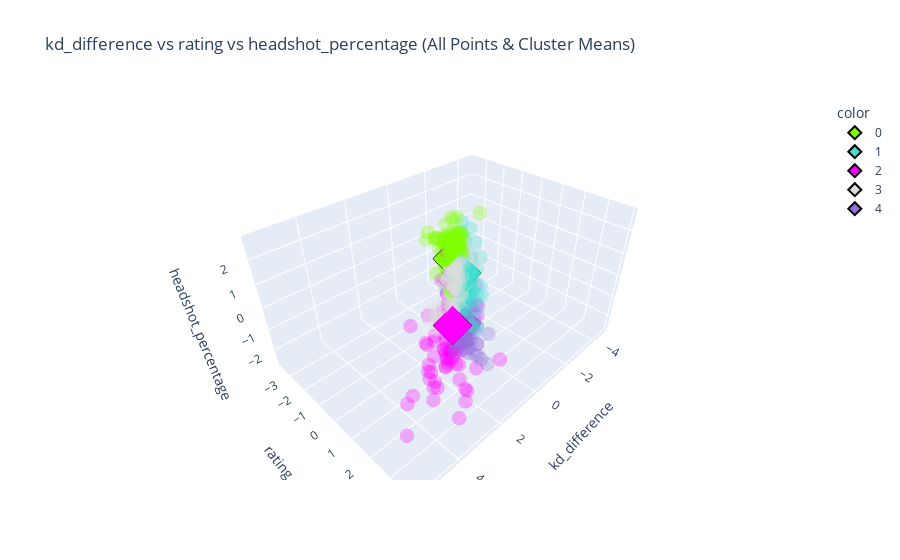
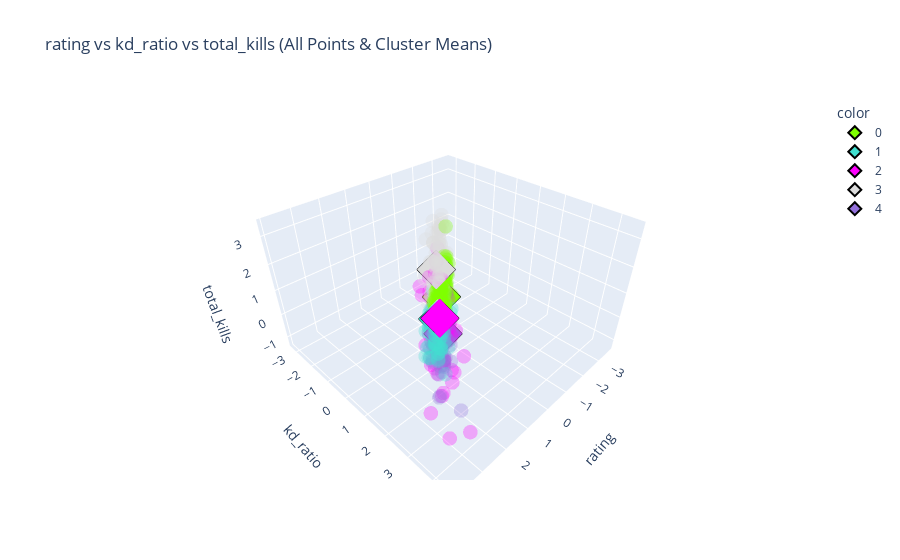
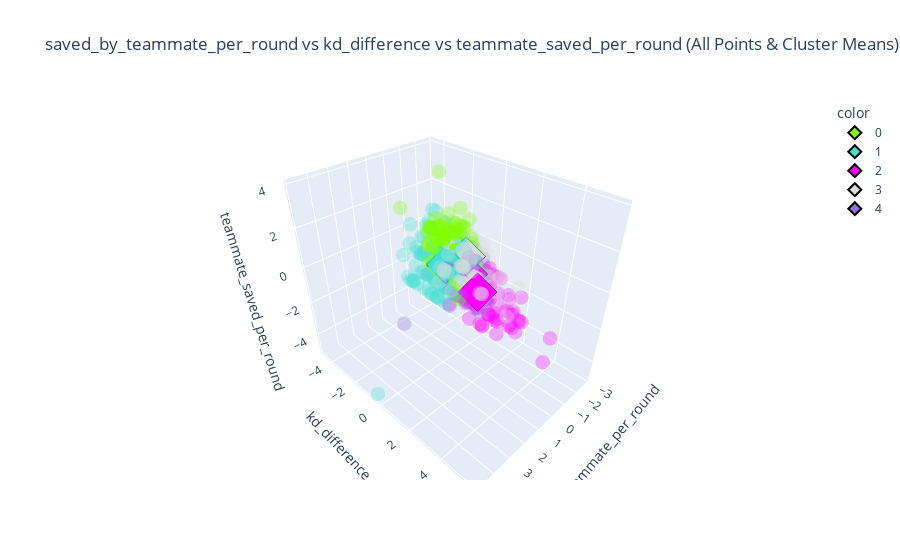
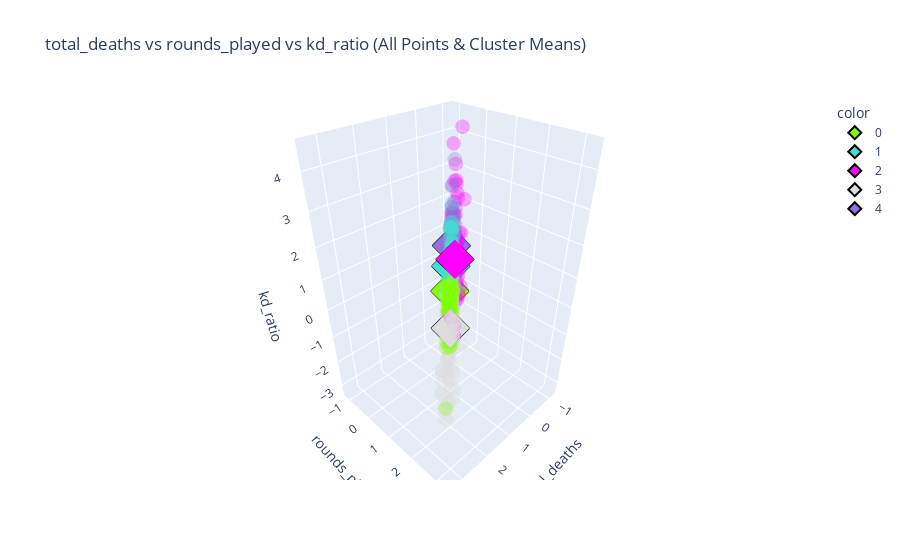

Notebook code cell kept with these figures, in order:
### Code cell
# Feature combinations list
feature_combinations = [
    ('kd_difference', 'rating', 'headshot_percentage'),
    ('rating', 'kd_ratio', 'total_kills'),
    ('saved_by_teammate_per_round',  'kd_difference', 'teammate_saved_per_round'),
    ('total_deaths', 'rounds_played', 'kd_ratio'),
    ('headshot_percentage', 'assists_per_round', 'grenade_damage_per_round')
]

# Group by 'cluster' and calculate the mean for each feature
median_df = data.groupby('cluster').median().reset_index()

# Define a consistent color map for the clusters
cluster_color_map = {
    '0': 'chartreuse',  
    '1': 'turquoise',  
    '2': 'fuchsia',
    '3': 'gainsboro',
    '4': 'mediumpurple',
}


# Loop over feature combinations and create 3D scatter plots
for combination in feature_combinations:
    x_feature, y_feature, z_feature = combination
    
    # Create 3D scatter plot for all points without legend
    fig = px.scatter_3d(data, 
                        x=x_feature, 
                        y=y_feature, 
                        z=z_feature,
                        color=data['cluster'].astype(str),  # Color based on cluster
                        title=f'{x_feature} vs {y_feature} vs {z_feature} (All Points & Cluster Means)',
                        labels={x_feature: x_feature, y_feature: y_feature, z_feature: z_feature},
                        opacity=0.3,
                        category_orders={'cluster': ['0', '1', '2','3','4']},
                        color_discrete_map=cluster_color_map)  # Apply the color map to individual points
    
    # Remove legend for the first scatter plot (individual points)
    fig.update_traces(showlegend=False,marker=dict(size=5))
    
    # Add the mean values as a separate trace (with larger, distinct markers)
    fig_mean = px.scatter_3d(median_df, 
                             x=x_feature, 
                             y=y_feature, 
                             z=z_feature,
                             color=median_df['cluster'].astype(str),  # Color based on cluster
                             opacity=1,
                             category_orders={'cluster': ['0', '1', '2','3','4']},
                             color_discrete_map=cluster_color_map)  # Apply the same color map to mean points
    
    # Update marker size and style for the mean values
    fig_mean.update_traces(marker=dict(size=10, symbol='diamond', opacity=1, 
                                       line=dict(width=2, color='black')))  # Border for diamonds

    # Combine the mean plot with the original plot
    fig.add_traces(fig_mean.data)

    # Save the plot as a PNG file
    #fig.write_image(f"Cars_Plots/{x_feature} vs {y_feature} vs {z_feature}.png")
    
    # Show the plot
    fig.show()
